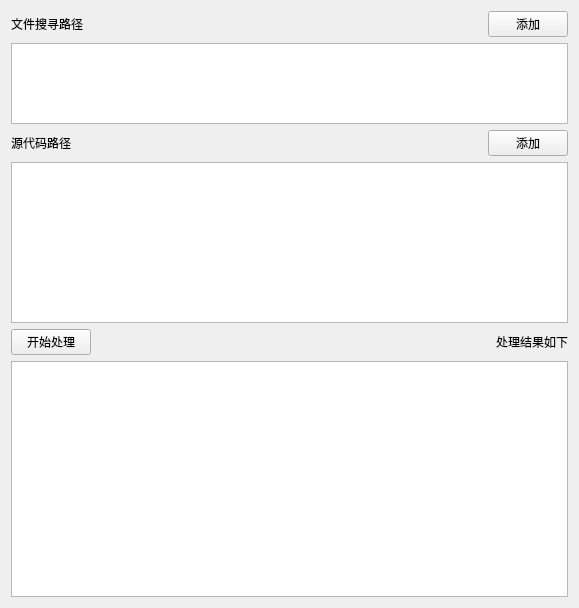
<?xml version="1.0" encoding="UTF-8"?>
<ui version="4.0">
 <class>MainWidget</class>
 <widget class="QWidget" name="MainWidget">
  <property name="geometry">
   <rect>
    <x>0</x>
    <y>0</y>
    <width>579</width>
    <height>608</height>
   </rect>
  </property>
  <property name="windowTitle">
   <string>头文件查找器</string>
  </property>
  <property name="windowIcon">
   <iconset resource="icon.qrc">
    <normaloff>:/new/prefix1/head.png</normaloff>:/new/prefix1/head.png</iconset>
  </property>
  <layout class="QGridLayout" name="gridLayout">
   <item row="0" column="0">
    <layout class="QVBoxLayout" name="verticalLayout">
     <item>
      <layout class="QHBoxLayout" name="horizontalLayout">
       <item>
        <widget class="QLabel" name="label_3">
         <property name="text">
          <string>文件搜寻路径</string>
         </property>
        </widget>
       </item>
       <item>
        <spacer name="horizontalSpacer">
         <property name="orientation">
          <enum>Qt::Horizontal</enum>
         </property>
         <property name="sizeHint" stdset="0">
          <size>
           <width>40</width>
           <height>20</height>
          </size>
         </property>
        </spacer>
       </item>
       <item>
        <widget class="QPushButton" name="btAddSrcPath">
         <property name="text">
          <string>添加</string>
         </property>
        </widget>
       </item>
      </layout>
     </item>
     <item>
      <widget class="QListView" name="listViewSrcPath">
       <property name="minimumSize">
        <size>
         <width>0</width>
         <height>81</height>
        </size>
       </property>
       <property name="maximumSize">
        <size>
         <width>16777215</width>
         <height>81</height>
        </size>
       </property>
       <property name="modelColumn">
        <number>0</number>
       </property>
      </widget>
     </item>
     <item>
      <layout class="QHBoxLayout" name="horizontalLayout_2">
       <item>
        <widget class="QLabel" name="label_4">
         <property name="text">
          <string>源代码路径</string>
         </property>
        </widget>
       </item>
       <item>
        <spacer name="horizontalSpacer_2">
         <property name="orientation">
          <enum>Qt::Horizontal</enum>
         </property>
         <property name="sizeHint" stdset="0">
          <size>
           <width>40</width>
           <height>20</height>
          </size>
         </property>
        </spacer>
       </item>
       <item>
        <widget class="QPushButton" name="btAddNeedPath">
         <property name="text">
          <string>添加</string>
         </property>
        </widget>
       </item>
      </layout>
     </item>
     <item>
      <widget class="QListView" name="listViewFirstFiles">
       <property name="maximumSize">
        <size>
         <width>16777215</width>
         <height>161</height>
        </size>
       </property>
      </widget>
     </item>
     <item>
      <layout class="QHBoxLayout" name="horizontalLayout_3">
       <item>
        <widget class="QPushButton" name="btStart">
         <property name="text">
          <string>开始处理</string>
         </property>
        </widget>
       </item>
       <item>
        <spacer name="horizontalSpacer_3">
         <property name="orientation">
          <enum>Qt::Horizontal</enum>
         </property>
         <property name="sizeHint" stdset="0">
          <size>
           <width>40</width>
           <height>20</height>
          </size>
         </property>
        </spacer>
       </item>
       <item>
        <widget class="QLabel" name="label">
         <property name="text">
          <string>处理结果如下</string>
         </property>
        </widget>
       </item>
      </layout>
     </item>
     <item>
      <widget class="QListView" name="listViewPathOut"/>
     </item>
    </layout>
   </item>
  </layout>
 </widget>
 <layoutdefault spacing="6" margin="11"/>
 <resources>
  <include location="icon.qrc"/>
 </resources>
 <connections/>
</ui>
